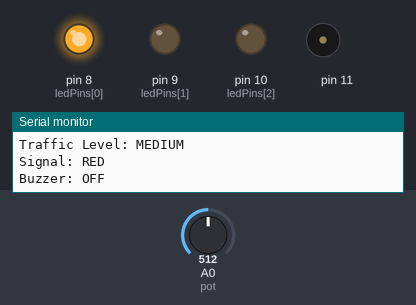
A sketch run on a simulated Arduino Uno, built with avr-gcc and run on an emulated ATmega328P. Shown: output pins drawn as LEDs (lit = HIGH), buzzer (waves = sounding), the last lines printed to the serial monitor. The test bench sets the inputs (shaded band); at power-on: A0 (pot) = 512.

Above: at 9.8 s.
9.9 s: A0 (pot) set to 690
22.2 s: A0 (pot) set to 713
At 31.2 s:
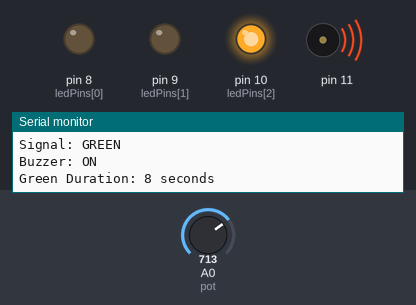
31.5 s: A0 (pot) set to 511
At 42.6 s:
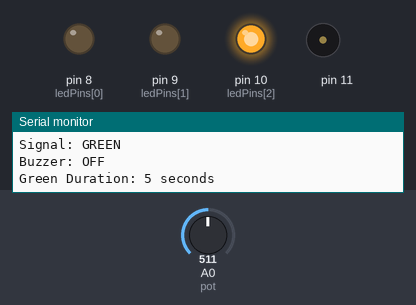
43.6 s: A0 (pot) set to 710
At 51.6 s:
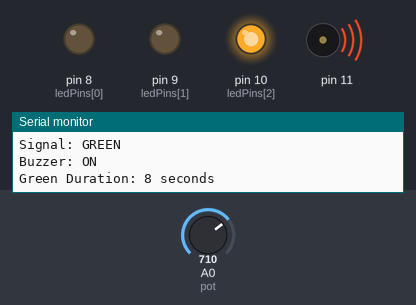
Timing chart, 0 to 53.1 s (numbered marks = the images above; inputs shaded):
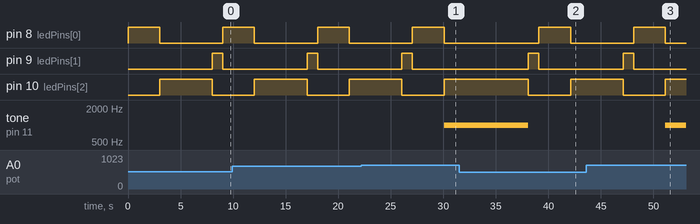

The sketch:

code.ino
```cpp
int pot = A0;
int ledPins[] = {8, 9, 10};

void setup(){
  for(int i = 0; i < 3; i++){
    pinMode(ledPins[i], OUTPUT);
  }

  pinMode(11, OUTPUT);
  Serial.begin(9600);
}

int readSensor(){
  int value = analogRead(pot);
  return value;
}

int trafficLevel(int value){
  if(value >= 0 && value <= 300){
    return 1;
  } else if(value > 300 && value <= 700){
    return 2;
  } else {
    return 3;
  }
}

void controlBuzzer(int status){
  if(status == 3){
    tone(11, 1000);
  } else {
    noTone(11);
  }
}

void redLed(){
  digitalWrite(8, HIGH);
  digitalWrite(9, LOW);
  digitalWrite(10, LOW);
}

void yellowLed(){
  digitalWrite(8, LOW);
  digitalWrite(9, HIGH);
  digitalWrite(10, LOW);
}

void greenLed(){
  digitalWrite(8, LOW);
  digitalWrite(9, LOW);
  digitalWrite(10, HIGH);
}

void controlLeds(int status){
  int greenTime;

  if(status == 1){
    greenTime = 3000;
  } else if(status == 2){
    greenTime = 5000;
  } else {
    greenTime = 8000;
  }

  redLed();
  noTone(11);
  Serial.println("Signal: RED");
  Serial.println("Buzzer: OFF");
  delay(3000);

  greenLed();
  Serial.println("Signal: GREEN");

  if(status == 3){
    controlBuzzer(status);
    Serial.println("Buzzer: ON");
  } else {
    controlBuzzer(status);
    Serial.println("Buzzer: OFF");
  }

  Serial.print("Green Duration: ");
  Serial.print(greenTime / 1000);
  Serial.println(" seconds");

  delay(greenTime);

  noTone(11);

  yellowLed();
  Serial.println("Signal: YELLOW");
  Serial.println("Buzzer: OFF");
  delay(1000);
}

void loop(){
  int value = readSensor();
  int status = trafficLevel(value);

  Serial.println();

  Serial.print("Sensor Value: ");
  Serial.println(value);

  if(status == 1){
    Serial.println("Traffic Level: LOW");
  } else if(status == 2){
    Serial.println("Traffic Level: MEDIUM");
  } else {
    Serial.println("Traffic Level: HIGH");
  }

  controlLeds(status);

  Serial.println("--------------------");
}
```

Measured:
- the behaviour switches between 700 and 701 on A0 (pot) (found by bisection; images 0 and 1)
- after the input at 22.2 s, tone on pin 11: silent → 1000 Hz after 7.9 s
- after the input at 31.5 s, tone on pin 11: goes on until 38.1 s, then stays silent
- after the input at 43.6 s, tone on pin 11: silent → 1000 Hz after 7.5 s
